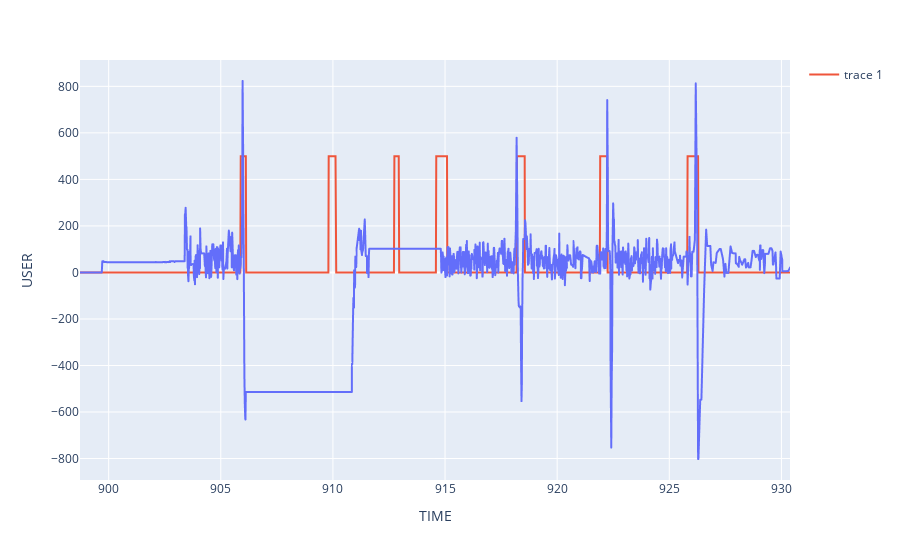

The notebook cell saved with this chart:
### Code cell
df_plot_eeg = df[["TIME","USER","BKID"]]
df_plot_eeg["BKID"] = df_plot_eeg["BKID"].apply(condition_bkid)
df_plot_eeg = df_plot_eeg.dropna()
df_plot_eeg = df_plot_eeg.loc[df_plot_eeg["USER"] != "START_RECORDING 100"]
df_plot_eeg["USER"] = df_plot_eeg["USER"].astype(int)
df_plot_eeg["TIME"] = df_plot_eeg["TIME"].astype(float)
fig = px.line(df_plot_eeg, x='TIME', y="USER")
fig.add_scatter(x=df_plot_eeg['TIME'], y=df_plot_eeg['BKID'], mode='lines')
fig.show()

### Figure 1 — Plotly figure (JSON) as saved in the notebook; plotly's stock layout.template omitted (floating-point values rounded to 4 significant figures; data arrays with more than 128 entries replaced by an {"elided": "..."} marker saying what was removed)
{"data": [{"hovertemplate": "TIME=%{x}<br>USER=%{y}<extra></extra>", "legendgroup": "", "line": {"color": "#636efa", "dash": "solid"}, "marker": {"symbol": "circle"}, "mode": "lines", "name": "", "showlegend": false, "type": "scattergl", "x": {"elided": "1570 float values"}, "xaxis": "x", "y": {"elided": "1570 int values"}, "yaxis": "y"}, {"mode": "lines", "type": "scatter", "x": {"elided": "1570 float values"}, "y": {"elided": "1570 int values"}}], "layout": {"legend": {"tracegroupgap": 0}, "margin": {"t": 60}, "xaxis": {"anchor": "y", "domain": [0, 1], "title": {"text": "TIME"}}, "yaxis": {"anchor": "x", "domain": [0, 1], "title": {"text": "USER"}}}}
